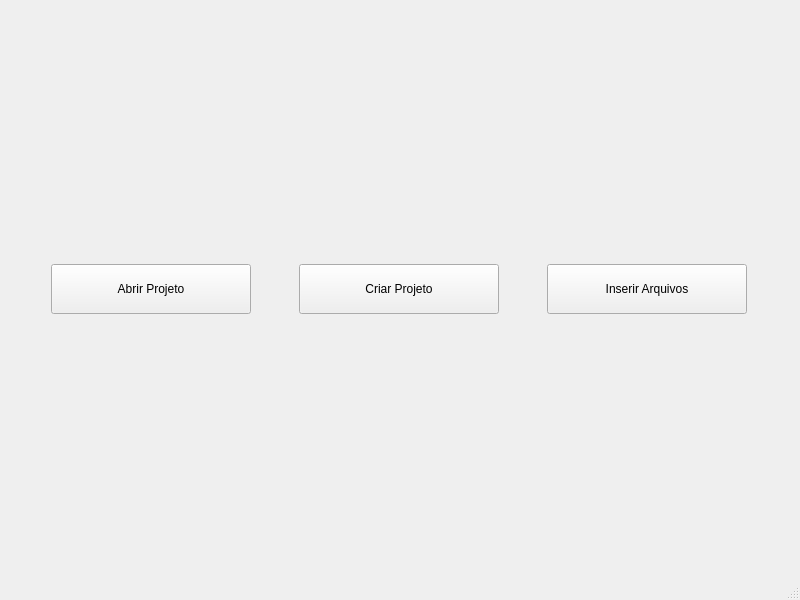
<?xml version="1.0" encoding="UTF-8"?>
<ui version="4.0">
 <class>MainWindow</class>
 <widget class="QMainWindow" name="MainWindow">
  <property name="geometry">
   <rect>
    <x>0</x>
    <y>0</y>
    <width>800</width>
    <height>600</height>
   </rect>
  </property>
  <property name="windowTitle">
   <string>MainWindow</string>
  </property>
  <widget class="QWidget" name="centralwidget">
   <layout class="QVBoxLayout" name="verticalLayout">
    <item>
     <layout class="QHBoxLayout" name="horizontalLayout">
      <item>
       <widget class="QPushButton" name="pushButton_open">
        <property name="maximumSize">
         <size>
          <width>200</width>
          <height>50</height>
         </size>
        </property>
        <property name="text">
         <string>Abrir Projeto</string>
        </property>
       </widget>
      </item>
      <item>
       <widget class="QPushButton" name="pushButton_project">
        <property name="maximumSize">
         <size>
          <width>200</width>
          <height>50</height>
         </size>
        </property>
        <property name="text">
         <string>Criar Projeto</string>
        </property>
       </widget>
      </item>
      <item>
       <widget class="QPushButton" name="pushButton_files">
        <property name="maximumSize">
         <size>
          <width>200</width>
          <height>50</height>
         </size>
        </property>
        <property name="text">
         <string>Inserir Arquivos</string>
        </property>
       </widget>
      </item>
     </layout>
    </item>
   </layout>
  </widget>
  <widget class="QMenuBar" name="menubar">
   <property name="geometry">
    <rect>
     <x>0</x>
     <y>0</y>
     <width>800</width>
     <height>22</height>
    </rect>
   </property>
  </widget>
  <widget class="QStatusBar" name="statusbar"/>
 </widget>
 <resources/>
 <connections/>
</ui>
